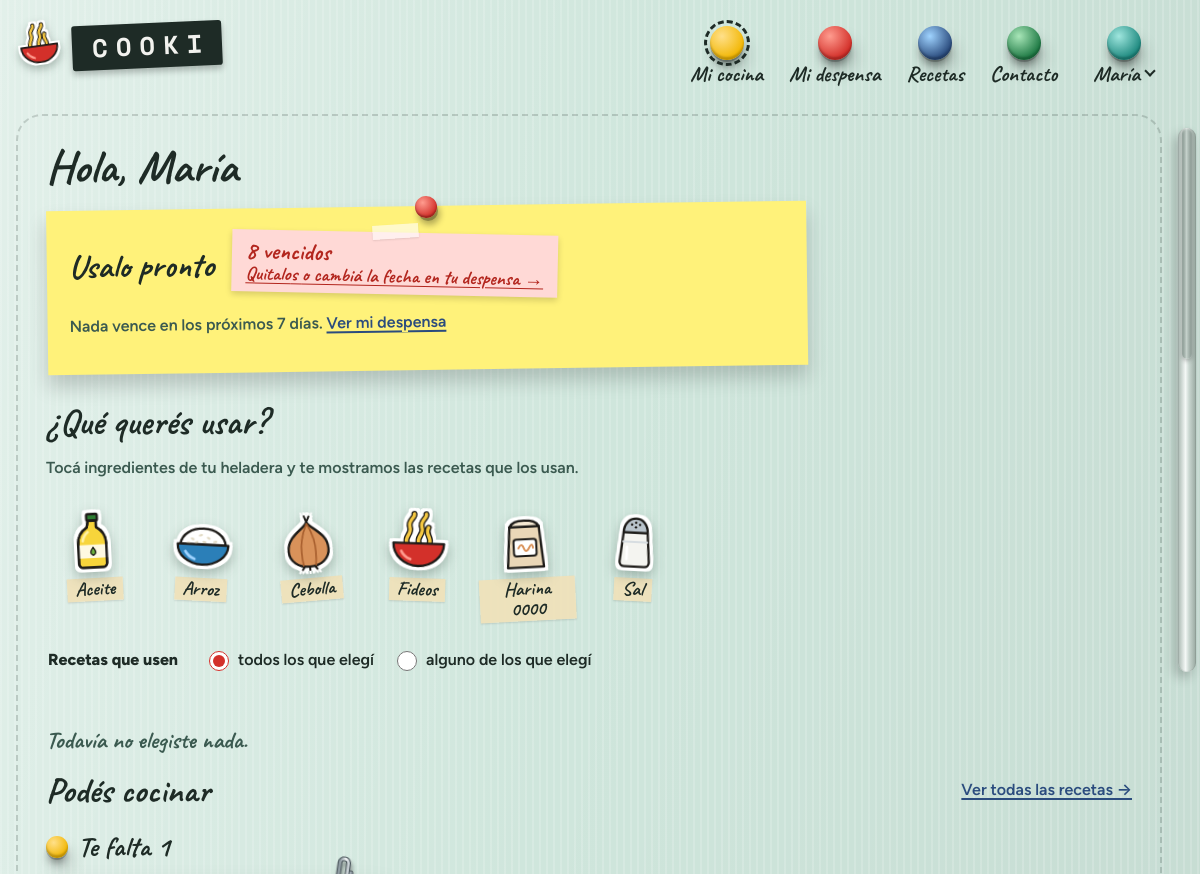
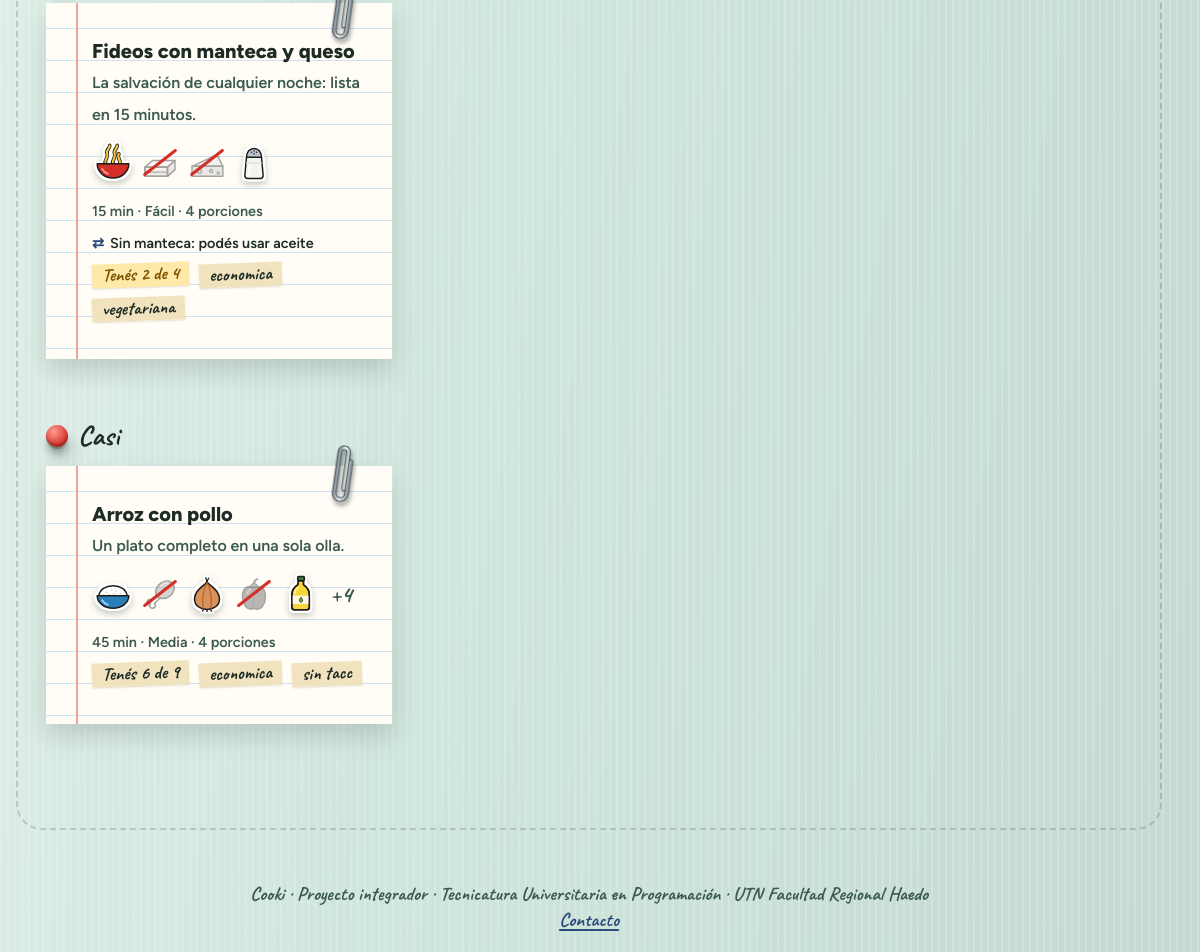
Page /app/index.php (signed in) on the committed database (2 pictures, top to bottom).
### tables this page shows
CREATE TABLE ingrediente (
    id                 INT UNSIGNED AUTO_INCREMENT PRIMARY KEY,
    nombre             VARCHAR(80)  NOT NULL,         
    categoria_id       SMALLINT UNSIGNED NOT NULL,
    icono              VARCHAR(60)  NULL,             
    unidad_default     VARCHAR(10)  NOT NULL,         
    gramos_por_unidad  DECIMAL(8,2) NULL,             
    es_basico          BOOLEAN      NOT NULL DEFAULT FALSE,   
    perecedero         BOOLEAN      NOT NULL DEFAULT TRUE,
    vida_util_dias     SMALLINT     NULL,
     
     
    usuario_id         INT UNSIGNED NULL,
     
    ambito             INT UNSIGNED AS (IFNULL(usuario_id, 0)) PERSISTENT,
    UNIQUE KEY uq_ingrediente_nombre (nombre, ambito),
    CONSTRAINT fk_ingrediente_categoria FOREIGN KEY (categoria_id) REFERENCES categoria(id),
    CONSTRAINT fk_ingrediente_usuario FOREIGN KEY (usuario_id) REFERENCES usuario(id) ON DELETE CASCADE
);

CREATE TABLE receta (
    id               INT UNSIGNED AUTO_INCREMENT PRIMARY KEY,
    slug             VARCHAR(120) NOT NULL UNIQUE,
    titulo           VARCHAR(150) NOT NULL,
    descripcion      TEXT         NULL,
    porciones_base   TINYINT      NOT NULL DEFAULT 4,
    minutos_prep     SMALLINT     NOT NULL,
    minutos_coccion  SMALLINT     NOT NULL DEFAULT 0,
    dificultad       TINYINT      NOT NULL,
    imagen           VARCHAR(255) NULL,
    fuente           VARCHAR(255) NULL,           
    autor_id         INT UNSIGNED NULL,           
    creado_en        DATETIME     NOT NULL DEFAULT CURRENT_TIMESTAMP,
    CONSTRAINT ck_receta_dificultad CHECK (dificultad BETWEEN 1 AND 3),
    CONSTRAINT fk_receta_autor FOREIGN KEY (autor_id) REFERENCES usuario(id) ON DELETE SET NULL
);

### public/app/index.php (the view, shortened to what the rows shown need)
<?php
require dirname(__DIR__, 2) . '/src/bootstrap.php';
$db = Db::conexion();
$usuario = Sesion::usuario();
$despensa = new DespensaRepositorio($db);
$recetas = new RecetaRepositorio($db);
$porGrupo = array_fill_keys(array_keys(Puntaje::GRUPOS), []);
foreach ($recetas->recomendadas($usuario['id']) as $recomendada) {
    if (count($porGrupo[$recomendada['grupo']]) < 6) {
        $porGrupo[$recomendada['grupo']][] = $recomendada;
    }
}
$hayRecomendaciones = array_filter($porGrupo) !== [];
$disponibles = $despensa->disponibles($usuario['id']);
?>
<h1>Hola, <?= e(explode(' ', $usuario['nombre'])[0]) ?></h1>
<div class="cocina">
<div class="cocina__lateral">
<section class="postit">
  <div class="postit__titulo">
    <h2>Usalo pronto</h2>
  </div>
</section>
<section class="selector" aria-labelledby="titulo-selector">
  <h2 id="titulo-selector">¿Qué querés usar?</h2>
  <?php if ($disponibles === []) : ?>
    <p class="texto-suave">Cuando cargues ingredientes en <a href="<?= e(url('app/despensa.php')) ?>">tu despensa</a>, vas a poder tocarlos acá para ver qué recetas los usan.</p>
  <?php else : ?>
    <form class="selector__form" method="get" action="<?= e(url('app/index.php')) ?>#titulo-selector" id="form-selector">
      <div class="selector__stickers">
        <?php foreach ($disponibles as $ing) : ?>
          <?php $urgente = $ing['dias'] !== null && (int) $ing['dias'] <= 1; ?>
          <label class="selector__sticker<?= $urgente ? ' selector__sticker--ya' : '' ?>">
            <img src="<?= e(iconoIngrediente($ing['nombre'], (bool) $ing['propio'])) ?>" alt="" width="64" height="64">
            <span><?= e($ing['nombre']) ?><?= $urgente ? '<b class="solo-lectores"> (vence ' . ((int) $ing['dias'] === 0 ? 'hoy' : 'mañana') . ')</b>' : '' ?></span>
          </label>
        <?php endforeach; ?>
      </div>
    </form>
  <?php endif; ?>
</section>
</div>
<div class="cocina__principal">
  <div class="encabezado-pagina">
    <h2>Podés cocinar</h2>
  </div>
  <?php if (!$hayRecomendaciones) : ?>
    <p class="vacio">Todavía no hay sugerencias. <a href="<?= e(url('app/despensa.php')) ?>">Cargá lo que tenés en tu despensa</a> y te mostramos qué cocinar.</p>
  <?php else : ?>
    <?php foreach (Puntaje::GRUPOS as $clave => $nombreGrupo) : ?>
      <?php if ($porGrupo[$clave] !== []) : ?>
        <section class="grupo-recetas grupo-recetas--<?= e($clave) ?>" aria-labelledby="grupo-<?= e($clave) ?>">
          <h3 class="grupo-recetas__titulo" id="grupo-<?= e($clave) ?>"><?= e($nombreGrupo) ?></h3>
          <div class="grilla">
            <?php foreach ($porGrupo[$clave] as $receta) : ?>
              <?php require parcial('tarjeta-receta'); ?>
            <?php endforeach; ?>
          </div>
        </section>
      <?php endif; ?>
    <?php endforeach; ?>
  <?php endif; ?>
</div>
</div>

### src/Vistas/tarjeta-receta.php (shortened to what the rows shown need)
<?php
$faltan = (int) $receta['total'] - (int) $receta['tengo'];
$dibujos = RecetaRepositorio::ingredientesDeTarjeta($receta['ingredientes'] ?? null);
$maximo = 5;
?>
<article class="tarjeta tarjeta-receta">
  <h2><a href="<?= e(url('app/receta.php?id=' . $receta['id'])) ?>"><?= e($receta['titulo']) ?></a><?php if (!empty($receta['favorita'])) : ?>
    <span class="tarjeta-receta__favorita" title="Una de tus favoritas">♥<span class="solo-lectores"> (favorita)</span></span><?php endif; ?></h2>
  <p class="texto-suave"><?= e($receta['descripcion']) ?></p>
  <?php if ($dibujos !== []) : ?>
    <ul class="mini-ingredientes" aria-label="Ingredientes">
      <?php foreach (array_slice($dibujos, 0, $maximo) as $ing) : ?>
        <li class="<?= $ing['tengo'] ? 'tengo' : 'falta' ?>">
          <img src="<?= e(iconoIngrediente($ing['nombre'])) ?>" width="40" height="40"
               alt="<?= e($ing['nombre'] . ($ing['tengo'] ? '' : ' (te falta)')) ?>" title="<?= e($ing['nombre']) ?>">
        </li>
      <?php endforeach; ?>
      <?php if (count($dibujos) > $maximo) : ?>
        <li class="mini-ingredientes__mas">+<?= count($dibujos) - $maximo ?></li>
      <?php endif; ?>
    </ul>
  <?php endif; ?>
  <p class="tarjeta-receta__datos">
    <span><?= e($receta['minutos']) ?> min</span> ·
    <span><?= e(RecetaRepositorio::DIFICULTADES[(int) $receta['dificultad']] ?? '') ?></span> ·
    <span><?= e($receta['porciones_base']) ?> porciones</span>
  </p>
  <?php if (!empty($receta['usa_lo_que_vence']) || !empty($receta['sustituciones'])) : ?>
    <ul class="tarjeta-receta__avisos">
      <?php foreach ($receta['sustituciones'] ?? [] as $cambio) : ?>
        <li class="tarjeta-receta__cambio">Sin <?= e(mb_strtolower($cambio['falta'])) ?>: podés usar <?= e(mb_strtolower($cambio['usar'])) ?></li>
      <?php endforeach; ?>
    </ul>
  <?php endif; ?>
  <p>
    <?php if ($faltan <= 0) : ?>
      <span class="etiqueta etiqueta--exito">Tenés todo</span>
    <?php else : ?>
      <span class="etiqueta<?= $faltan <= 2 ? ' etiqueta--alerta' : '' ?>">Tenés <?= e($receta['tengo']) ?> de <?= e($receta['total']) ?></span>
    <?php endif; ?>
    <?php foreach (array_filter(explode(', ', (string) $receta['etiquetas'])) as $etiqueta) : ?>
      <span class="etiqueta"><?= e(str_replace('_', ' ', $etiqueta)) ?></span>
    <?php endforeach; ?>
  </p>
</article>

### rows in the picture
ingrediente: shows a picture, nombre "Aceite"
ingrediente: shows a picture, nombre "Arroz"
ingrediente: shows a picture, nombre "Cebolla"
ingrediente: shows a picture, nombre "Fideos"
ingrediente: shows a picture, nombre "Harina 0000"
ingrediente: shows a picture, nombre "Sal"
receta: titulo "Fideos con manteca y queso", descripcion "La salvación de cualquier noche: lista en 15 minutos.", minutos "15", dificultad "Fácil", porciones_base "4", falta "manteca", usar "aceite", tengo "2", total "4", etiqueta "economica", etiqueta "vegetariana"
receta: titulo "Arroz con pollo", descripcion "Un plato completo en una sola olla.", count($dibujos) - $maximo "4", minutos "45", dificultad "Media", porciones_base "4", tengo "6", total "9", etiqueta "economica", etiqueta "sin tacc"

### other values in the picture
$letra "C"
$letra "O"
$letra "K"
$letra "I"
$texto "Mi cocina"
$texto "Mi despensa"
$texto "Recetas"
$texto "Contacto"
explode(' ', $usuario['nombre'])[0] "María"
$vencidos "8"
$nombreGrupo "Te falta 1"
$nombreGrupo "Casi"
